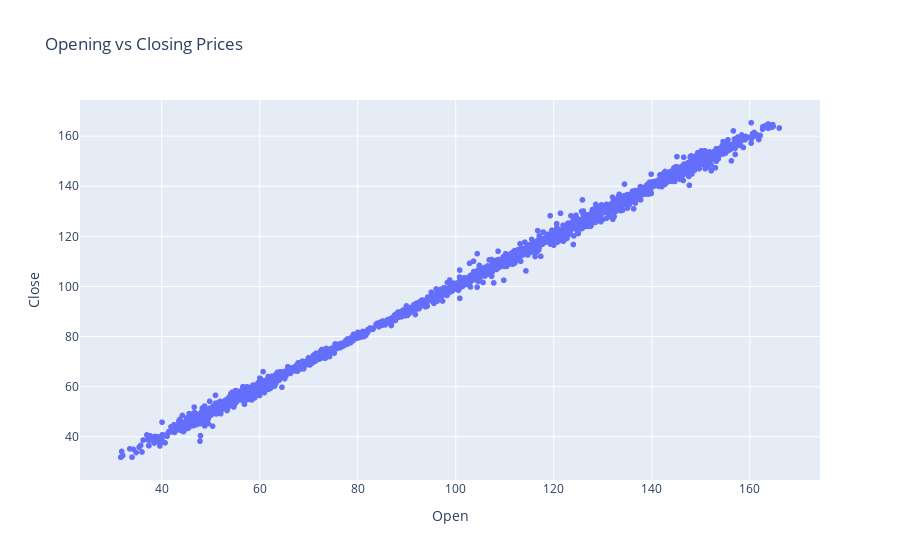

Source (notebook cell):
### Code cell
# Scatter Plot
fig = px.scatter(CB, x='Open', y='Close', title='Opening vs Closing Prices')
fig.show()

### Figure 1 — Plotly figure (JSON) as saved in the notebook; plotly's stock layout.template omitted (floating-point values rounded to 4 significant figures; data arrays with more than 128 entries replaced by an {"elided": "..."} marker saying what was removed)
{"data": [{"hovertemplate": "Open=%{x}<br>Close=%{y}<extra></extra>", "legendgroup": "", "marker": {"color": "#636efa", "symbol": "circle"}, "mode": "markers", "name": "", "showlegend": false, "type": "scattergl", "x": {"elided": "3749 float values"}, "xaxis": "x", "y": {"elided": "3749 float values"}, "yaxis": "y"}], "layout": {"autosize": true, "legend": {"tracegroupgap": 0}, "title": {"text": "Opening vs Closing Prices"}, "xaxis": {"anchor": "y", "autorange": true, "domain": [0, 1], "range": [23.53, 174.1], "title": {"text": "Open"}, "type": "linear"}, "yaxis": {"anchor": "x", "autorange": true, "domain": [0, 1], "range": [20.82, 176.3], "title": {"text": "Close"}, "type": "linear"}}}
